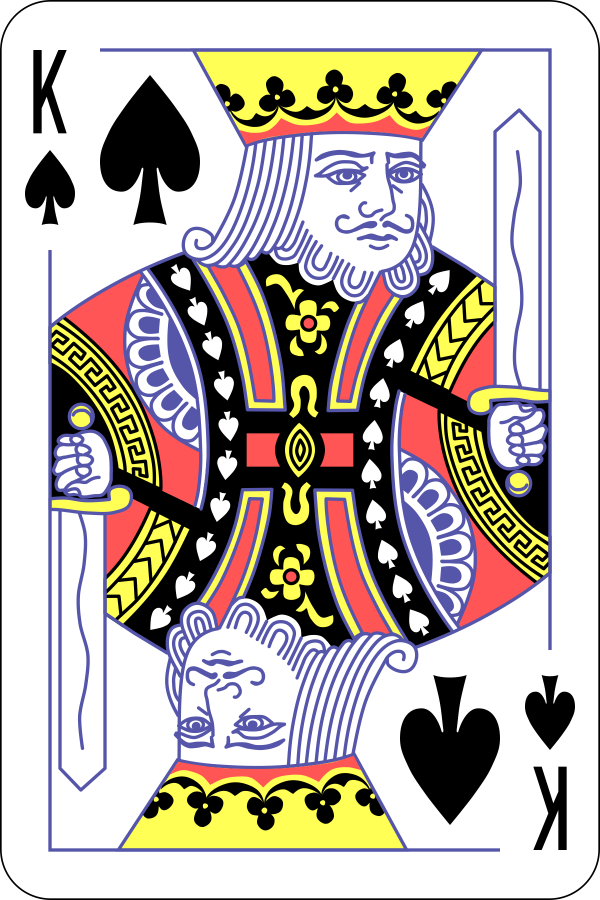
#> input picture king_spades.png, 1200 x 1800 px (shown at 1/2 size)
$ python 'PIL practice.py'
#> lines starting #> are read from the running program, lines starting #| are printed output that depends on the picture; pictures that were not available may be replaced by others from this repository, and a replacement may not be noted


from PIL import Image
import matplotlib.pyplot as plt
import numpy as np

#Spades
king_spades = Image.open('king_spades.png')
#> king_spades is the input picture: PIL image 1200x1800 RGBA; mean R, G, B, A 187.6, 178.7, 171.4, 254
queen_spades = Image.open('queen_spades.png')
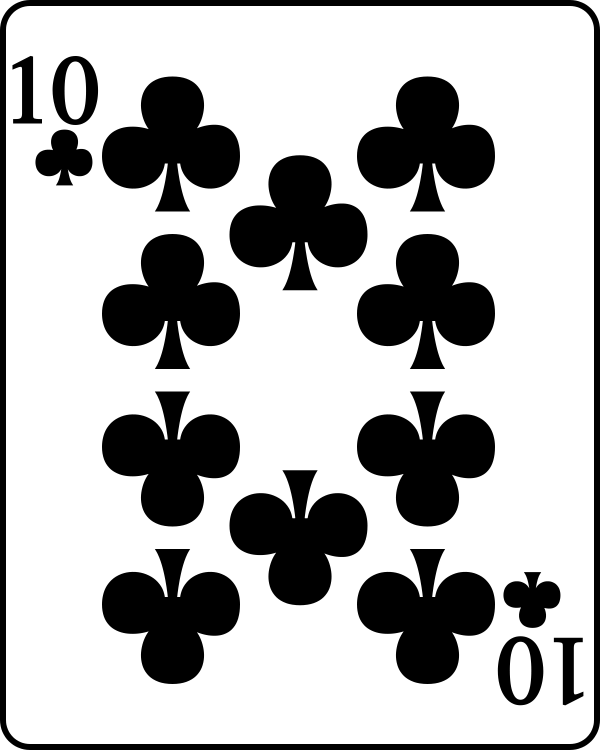
#> input picture 10_clubs.png, 1200 x 1500 px, given in place of queen_spades.png, which was not available (shown at 1/2 size)
#> queen_spades is the input picture: PIL image 1200x1500 RGBA; mean R, G, B, A 179.5, 179.5, 179.5, 254.6
jack_spades = Image.open('jack_spades.png')
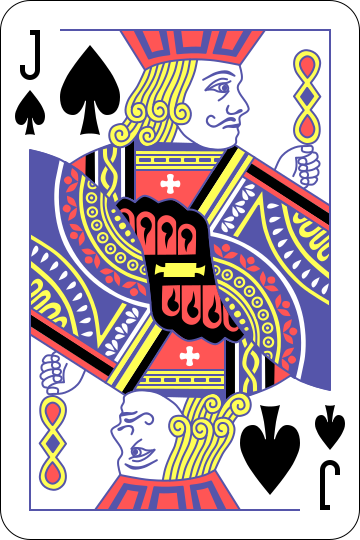
#> input picture jack_spades.png, 360 x 540 px
#> jack_spades is the input picture: PIL image 360x540 RGBA; mean R, G, B, A 188.3, 174.2, 176.9, 254
ten_spades = Image.open('10_spades.png')
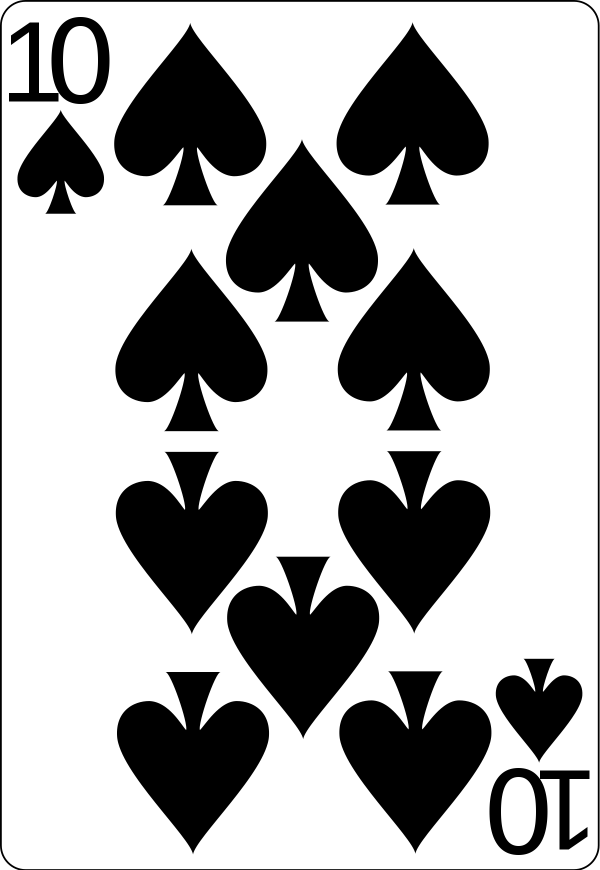
#> input picture 10_spades.png, 1200 x 1740 px (shown at 1/2 size)
#> ten_spades is the input picture: PIL image 1200x1740 LA; mean R, G, B, A 169.5, 169.5, 169.5, 254.6
nine_spades = Image.open('9_spades.png')
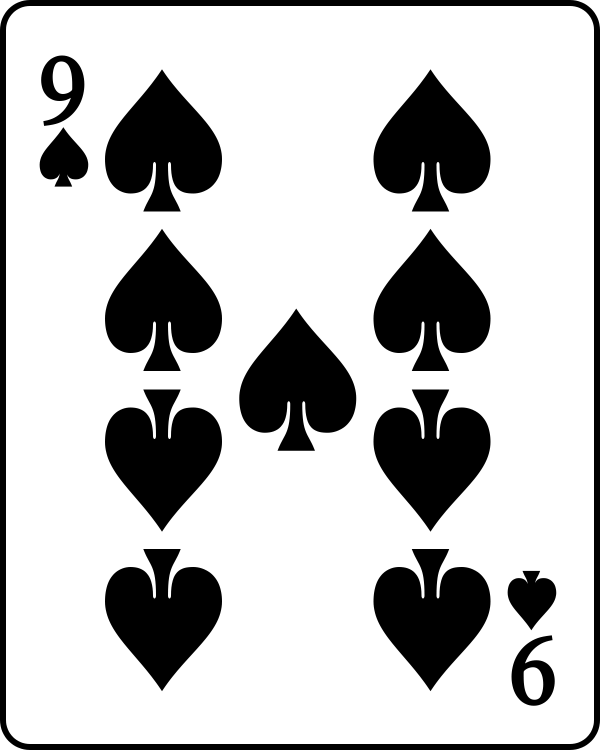
#> input picture 9_spades.png, 1200 x 1500 px (shown at 1/2 size)
#> nine_spades is the input picture: PIL image 1200x1500 RGBA; mean R, G, B, A 191, 191, 191, 254.6
eight_spades = Image.open('8_spades.png')
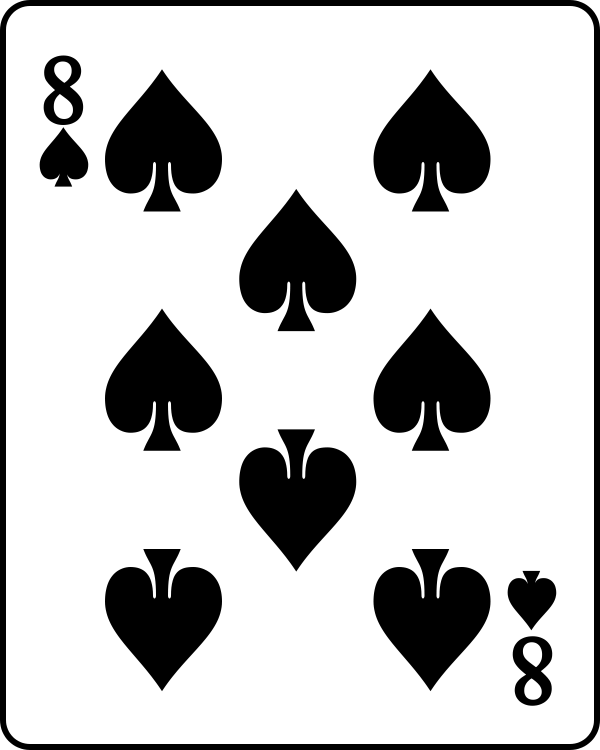
#> input picture 8_spades.png, 1200 x 1500 px (shown at 1/2 size)
#> eight_spades is the input picture: PIL image 1200x1500 RGBA; mean R, G, B, A 196.6, 196.6, 196.6, 254.6
seven_spades = Image.open('7_spades.png')
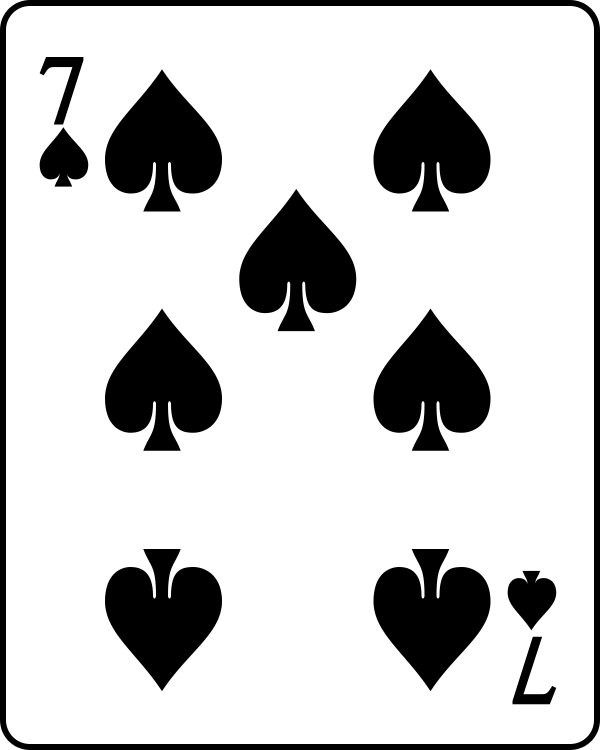
#> input picture 7_spades.png, 1200 x 1500 px (shown at 1/2 size)
#> seven_spades is the input picture: PIL image 1200x1500 RGBA; mean R, G, B, A 202.9, 202.9, 202.9, 254.6
six_spades = Image.open('6_spades.png')
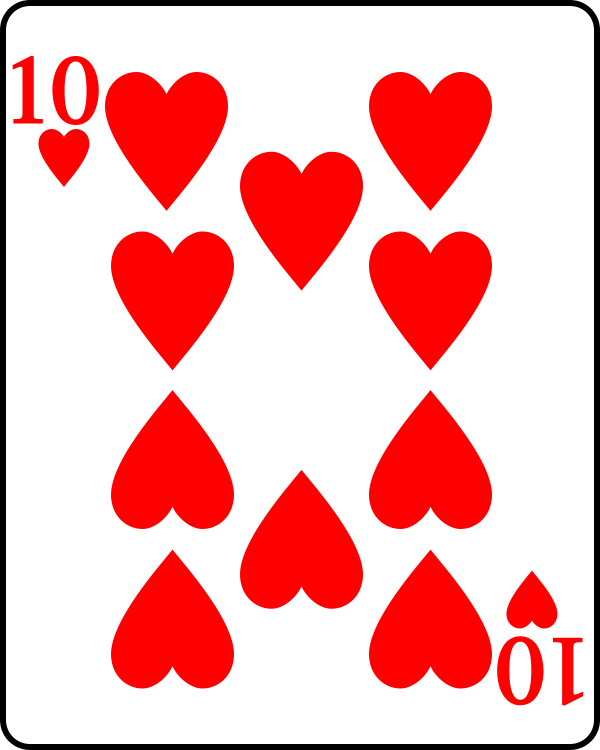
#> input picture 10_hearts.png, 1200 x 1500 px, given in place of 6_spades.png, which was not available (shown at 1/2 size)
#> six_spades is the input picture: PIL image 1200x1500 RGBA; mean R, G, B, A 245.6, 177.7, 177.7, 254.6
five_spades = Image.open('5_spades.png')
#> (the run stopped early here; a loop or call above may not have finished)
